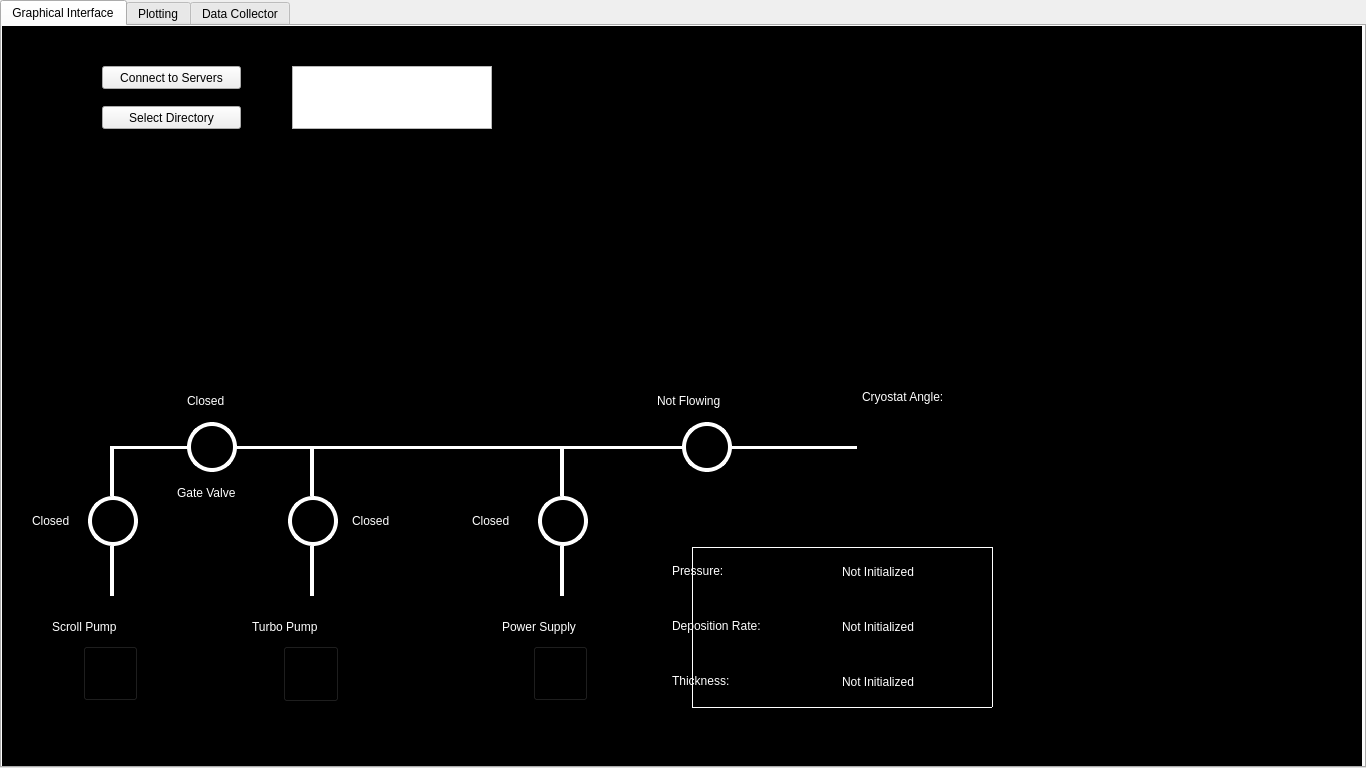
<?xml version="1.0" encoding="UTF-8"?>
<ui version="4.0">
 <class>MainWindow</class>
 <widget class="QMainWindow" name="MainWindow">
  <property name="windowModality">
   <enum>Qt::NonModal</enum>
  </property>
  <property name="enabled">
   <bool>true</bool>
  </property>
  <property name="geometry">
   <rect>
    <x>0</x>
    <y>0</y>
    <width>1366</width>
    <height>768</height>
   </rect>
  </property>
  <property name="sizePolicy">
   <sizepolicy hsizetype="Fixed" vsizetype="Fixed">
    <horstretch>0</horstretch>
    <verstretch>0</verstretch>
   </sizepolicy>
  </property>
  <property name="minimumSize">
   <size>
    <width>1366</width>
    <height>768</height>
   </size>
  </property>
  <property name="maximumSize">
   <size>
    <width>1366</width>
    <height>768</height>
   </size>
  </property>
  <property name="windowTitle">
   <string>Kickass Gui of the Year</string>
  </property>
  <property name="styleSheet">
   <string notr="true"/>
  </property>
  <property name="iconSize">
   <size>
    <width>24</width>
    <height>24</height>
   </size>
  </property>
  <property name="dockOptions">
   <set>QMainWindow::AllowTabbedDocks|QMainWindow::AnimatedDocks</set>
  </property>
  <widget class="QWidget" name="centralwidget">
   <property name="sizePolicy">
    <sizepolicy hsizetype="Fixed" vsizetype="Fixed">
     <horstretch>0</horstretch>
     <verstretch>0</verstretch>
    </sizepolicy>
   </property>
   <widget class="QTabWidget" name="tabWidget">
    <property name="geometry">
     <rect>
      <x>0</x>
      <y>0</y>
      <width>1366</width>
      <height>768</height>
     </rect>
    </property>
    <property name="styleSheet">
     <string notr="true"/>
    </property>
    <property name="currentIndex">
     <number>0</number>
    </property>
    <widget class="QWidget" name="GraphicalInterface">
     <property name="styleSheet">
      <string notr="true"/>
     </property>
     <attribute name="title">
      <string>Graphical Interface</string>
     </attribute>
     <widget class="QFrame" name="graphBackground">
      <property name="enabled">
       <bool>true</bool>
      </property>
      <property name="geometry">
       <rect>
        <x>0</x>
        <y>0</y>
        <width>1360</width>
        <height>742</height>
       </rect>
      </property>
      <property name="styleSheet">
       <string notr="true">#graphBackground{
background: black
}</string>
      </property>
      <property name="frameShape">
       <enum>QFrame::StyledPanel</enum>
      </property>
      <property name="frameShadow">
       <enum>QFrame::Raised</enum>
      </property>
      <widget class="Line" name="line">
       <property name="geometry">
        <rect>
         <x>100</x>
         <y>520</y>
         <width>20</width>
         <height>50</height>
        </rect>
       </property>
       <property name="styleSheet">
        <string notr="true">#line{
color:white;
}</string>
       </property>
       <property name="frameShadow">
        <enum>QFrame::Plain</enum>
       </property>
       <property name="lineWidth">
        <number>4</number>
       </property>
       <property name="orientation">
        <enum>Qt::Vertical</enum>
       </property>
      </widget>
      <widget class="QLabel" name="scrollPumpLabel">
       <property name="geometry">
        <rect>
         <x>50</x>
         <y>580</y>
         <width>121</width>
         <height>41</height>
        </rect>
       </property>
       <property name="styleSheet">
        <string notr="true">#scrollPumpLabel{
color: white;
font: 16pt &quot;MS Shell Dlg 2&quot;;
}</string>
       </property>
       <property name="text">
        <string>Scroll Pump</string>
       </property>
      </widget>
      <widget class="QPushButton" name="scrollValveButton">
       <property name="geometry">
        <rect>
         <x>86</x>
         <y>470</y>
         <width>50</width>
         <height>50</height>
        </rect>
       </property>
       <property name="styleSheet">
        <string notr="true">#scrollValveButton{
  border-color: rgb(255, 255, 255);
  border-width: 4px;        
  border-style: solid;
  border-radius: 25px;
background: black;
}</string>
       </property>
       <property name="text">
        <string/>
       </property>
      </widget>
      <widget class="Line" name="line_2">
       <property name="geometry">
        <rect>
         <x>100</x>
         <y>420</y>
         <width>20</width>
         <height>50</height>
        </rect>
       </property>
       <property name="styleSheet">
        <string notr="true">#line_2{
color: white
}</string>
       </property>
       <property name="frameShadow">
        <enum>QFrame::Plain</enum>
       </property>
       <property name="lineWidth">
        <number>4</number>
       </property>
       <property name="orientation">
        <enum>Qt::Vertical</enum>
       </property>
      </widget>
      <widget class="QLabel" name="scrollValveStatus">
       <property name="geometry">
        <rect>
         <x>30</x>
         <y>470</y>
         <width>50</width>
         <height>50</height>
        </rect>
       </property>
       <property name="styleSheet">
        <string notr="true">#scrollValveStatus{
color: white;
font: 12pt &quot;MS Shell Dlg 2&quot;;
qproperty-alignment: 'AlignVCenter | AlignRight';
qproperty-wordWrap: true;
}</string>
       </property>
       <property name="text">
        <string>Closed</string>
       </property>
      </widget>
      <widget class="Line" name="line_3">
       <property name="geometry">
        <rect>
         <x>300</x>
         <y>520</y>
         <width>20</width>
         <height>50</height>
        </rect>
       </property>
       <property name="styleSheet">
        <string notr="true">#line_3{
color: white;
}</string>
       </property>
       <property name="frameShadow">
        <enum>QFrame::Plain</enum>
       </property>
       <property name="lineWidth">
        <number>4</number>
       </property>
       <property name="orientation">
        <enum>Qt::Vertical</enum>
       </property>
      </widget>
      <widget class="Line" name="line_4">
       <property name="geometry">
        <rect>
         <x>300</x>
         <y>420</y>
         <width>20</width>
         <height>50</height>
        </rect>
       </property>
       <property name="styleSheet">
        <string notr="true">#line_4{
color: white
}</string>
       </property>
       <property name="frameShadow">
        <enum>QFrame::Plain</enum>
       </property>
       <property name="lineWidth">
        <number>4</number>
       </property>
       <property name="orientation">
        <enum>Qt::Vertical</enum>
       </property>
      </widget>
      <widget class="QPushButton" name="turboValveButton">
       <property name="geometry">
        <rect>
         <x>286</x>
         <y>470</y>
         <width>50</width>
         <height>50</height>
        </rect>
       </property>
       <property name="styleSheet">
        <string notr="true">#turboValveButton{
  border-color: rgb(255, 255, 255);
  border-width: 4px;        
  border-style: solid;
  border-radius: 25px;
 background: black;
}</string>
       </property>
       <property name="text">
        <string/>
       </property>
      </widget>
      <widget class="QLabel" name="turboValveStatus">
       <property name="geometry">
        <rect>
         <x>350</x>
         <y>470</y>
         <width>50</width>
         <height>50</height>
        </rect>
       </property>
       <property name="styleSheet">
        <string notr="true">#turboValveStatus{
color: white;
font: 12pt &quot;MS Shell Dlg 2&quot;;
qproperty-alignment: 'AlignVCenter | AlignRight';
qproperty-wordWrap: true;
}</string>
       </property>
       <property name="text">
        <string>Closed</string>
       </property>
      </widget>
      <widget class="QLabel" name="turboPumpLabel">
       <property name="geometry">
        <rect>
         <x>250</x>
         <y>580</y>
         <width>121</width>
         <height>41</height>
        </rect>
       </property>
       <property name="styleSheet">
        <string notr="true">#turboPumpLabel{
color: white;
font: 16pt &quot;MS Shell Dlg 2&quot;;
}</string>
       </property>
       <property name="text">
        <string>Turbo Pump</string>
       </property>
      </widget>
      <widget class="Line" name="line_5">
       <property name="geometry">
        <rect>
         <x>110</x>
         <y>420</y>
         <width>75</width>
         <height>3</height>
        </rect>
       </property>
       <property name="styleSheet">
        <string notr="true">#line_5{
color: white
}</string>
       </property>
       <property name="frameShadow">
        <enum>QFrame::Plain</enum>
       </property>
       <property name="lineWidth">
        <number>4</number>
       </property>
       <property name="orientation">
        <enum>Qt::Horizontal</enum>
       </property>
      </widget>
      <widget class="Line" name="line_6">
       <property name="geometry">
        <rect>
         <x>235</x>
         <y>420</y>
         <width>75</width>
         <height>3</height>
        </rect>
       </property>
       <property name="styleSheet">
        <string notr="true">#line_6{
color: white
}</string>
       </property>
       <property name="frameShadow">
        <enum>QFrame::Plain</enum>
       </property>
       <property name="lineWidth">
        <number>4</number>
       </property>
       <property name="orientation">
        <enum>Qt::Horizontal</enum>
       </property>
      </widget>
      <widget class="QPushButton" name="gateValveButton">
       <property name="geometry">
        <rect>
         <x>185</x>
         <y>396</y>
         <width>50</width>
         <height>50</height>
        </rect>
       </property>
       <property name="styleSheet">
        <string notr="true">#gateValveButton{
  border-color: rgb(255, 255, 255);
  border-width: 4px;        
  border-style: solid;
  border-radius: 25px;
background: black;
}</string>
       </property>
       <property name="text">
        <string/>
       </property>
      </widget>
      <widget class="QLabel" name="gateValveStatus">
       <property name="geometry">
        <rect>
         <x>185</x>
         <y>350</y>
         <width>50</width>
         <height>50</height>
        </rect>
       </property>
       <property name="styleSheet">
        <string notr="true">#gateValveStatus{
color: white;
font: 12pt &quot;MS Shell Dlg 2&quot;;

qproperty-alignment: 'AlignVCenter | AlignHCenter';
qproperty-wordWrap: true;
}</string>
       </property>
       <property name="text">
        <string>Closed</string>
       </property>
      </widget>
      <widget class="QLabel" name="gateValveLabel">
       <property name="geometry">
        <rect>
         <x>175</x>
         <y>442</y>
         <width>100</width>
         <height>50</height>
        </rect>
       </property>
       <property name="styleSheet">
        <string notr="true">#gateValveLabel{
color: white;
font: 12pt &quot;MS Shell Dlg 2&quot;;
}</string>
       </property>
       <property name="text">
        <string>Gate Valve</string>
       </property>
      </widget>
      <widget class="Line" name="line_7">
       <property name="geometry">
        <rect>
         <x>310</x>
         <y>420</y>
         <width>250</width>
         <height>3</height>
        </rect>
       </property>
       <property name="styleSheet">
        <string notr="true">#line_7{
color: white
}</string>
       </property>
       <property name="frameShadow">
        <enum>QFrame::Plain</enum>
       </property>
       <property name="lineWidth">
        <number>4</number>
       </property>
       <property name="orientation">
        <enum>Qt::Horizontal</enum>
       </property>
      </widget>
      <widget class="Line" name="line_8">
       <property name="geometry">
        <rect>
         <x>550</x>
         <y>520</y>
         <width>20</width>
         <height>50</height>
        </rect>
       </property>
       <property name="styleSheet">
        <string notr="true">#line_8{
color: white;
}</string>
       </property>
       <property name="frameShadow">
        <enum>QFrame::Plain</enum>
       </property>
       <property name="lineWidth">
        <number>4</number>
       </property>
       <property name="orientation">
        <enum>Qt::Vertical</enum>
       </property>
      </widget>
      <widget class="Line" name="line_9">
       <property name="geometry">
        <rect>
         <x>550</x>
         <y>420</y>
         <width>20</width>
         <height>50</height>
        </rect>
       </property>
       <property name="styleSheet">
        <string notr="true">#line_9{
color: white
}</string>
       </property>
       <property name="frameShadow">
        <enum>QFrame::Plain</enum>
       </property>
       <property name="lineWidth">
        <number>4</number>
       </property>
       <property name="orientation">
        <enum>Qt::Vertical</enum>
       </property>
      </widget>
      <widget class="QPushButton" name="boatShutterButton">
       <property name="geometry">
        <rect>
         <x>536</x>
         <y>470</y>
         <width>50</width>
         <height>50</height>
        </rect>
       </property>
       <property name="styleSheet">
        <string notr="true">#boatShutterButton{
  border-color: rgb(255, 255, 255);
  border-width: 4px;        
  border-style: solid;
  border-radius: 25px;
 background: black;
}</string>
       </property>
       <property name="text">
        <string/>
       </property>
      </widget>
      <widget class="QLabel" name="boatShutterStatus">
       <property name="geometry">
        <rect>
         <x>470</x>
         <y>470</y>
         <width>50</width>
         <height>50</height>
        </rect>
       </property>
       <property name="styleSheet">
        <string notr="true">#boatShutterStatus{
color: white;
font: 12pt &quot;MS Shell Dlg 2&quot;;
qproperty-alignment: 'AlignVCenter | AlignRight';
qproperty-wordWrap: true;
}</string>
       </property>
       <property name="text">
        <string>Closed</string>
       </property>
      </widget>
      <widget class="QLabel" name="powerSupplyLabel">
       <property name="geometry">
        <rect>
         <x>500</x>
         <y>580</y>
         <width>140</width>
         <height>41</height>
        </rect>
       </property>
       <property name="styleSheet">
        <string notr="true">#powerSupplyLabel{
color: white;
font: 16pt &quot;MS Shell Dlg 2&quot;;
}</string>
       </property>
       <property name="text">
        <string>Power Supply</string>
       </property>
      </widget>
      <widget class="QLabel" name="pressureStatus">
       <property name="geometry">
        <rect>
         <x>840</x>
         <y>520</y>
         <width>100</width>
         <height>51</height>
        </rect>
       </property>
       <property name="styleSheet">
        <string notr="true">#pressureStatus{
color: white;
font: 12pt &quot;MS Shell Dlg 2&quot;;
qproperty-alignment: 'AlignVCenter | AlignRight';
qproperty-wordWrap: true;
}</string>
       </property>
       <property name="text">
        <string>Not Initialized</string>
       </property>
      </widget>
      <widget class="QLabel" name="pressureLabel">
       <property name="geometry">
        <rect>
         <x>670</x>
         <y>520</y>
         <width>150</width>
         <height>50</height>
        </rect>
       </property>
       <property name="styleSheet">
        <string notr="true">#pressureLabel{
color: white;
font: 12pt &quot;MS Shell Dlg 2&quot;;
qproperty-alignment: 'AlignVCenter | AlignRight';
qproperty-wordWrap: true;
}</string>
       </property>
       <property name="text">
        <string>Pressure:</string>
       </property>
      </widget>
      <widget class="QPushButton" name="powerSupplyButton">
       <property name="geometry">
        <rect>
         <x>531</x>
         <y>620</y>
         <width>55</width>
         <height>55</height>
        </rect>
       </property>
       <property name="styleSheet">
        <string notr="true">#powerSupplyButton{

image:url(:/OnOff/Off2.png);

  background: black;
}</string>
       </property>
       <property name="text">
        <string/>
       </property>
      </widget>
      <widget class="QPushButton" name="turboPumpButton">
       <property name="geometry">
        <rect>
         <x>281</x>
         <y>620</y>
         <width>56</width>
         <height>56</height>
        </rect>
       </property>
       <property name="styleSheet">
        <string notr="true">#turboPumpButton{
image:url(:/OnOff/Off2.png);
background: black;
}</string>
       </property>
       <property name="text">
        <string/>
       </property>
      </widget>
      <widget class="QPushButton" name="scrollPumpButton">
       <property name="geometry">
        <rect>
         <x>81</x>
         <y>620</y>
         <width>55</width>
         <height>55</height>
        </rect>
       </property>
       <property name="styleSheet">
        <string notr="true">#scrollPumpButton{
image:url(:/OnOff/Off2.png);
background: black;
}</string>
       </property>
       <property name="text">
        <string/>
       </property>
      </widget>
      <widget class="QLabel" name="cryoAngleLabel">
       <property name="geometry">
        <rect>
         <x>860</x>
         <y>350</y>
         <width>140</width>
         <height>41</height>
        </rect>
       </property>
       <property name="styleSheet">
        <string notr="true">#cryoAngleLabel{
color: white;
font: 16pt &quot;MS Shell Dlg 2&quot;;
}</string>
       </property>
       <property name="text">
        <string>Cryostat Angle:</string>
       </property>
      </widget>
      <widget class="Line" name="line_10">
       <property name="geometry">
        <rect>
         <x>560</x>
         <y>420</y>
         <width>125</width>
         <height>3</height>
        </rect>
       </property>
       <property name="styleSheet">
        <string notr="true">#line_10{
color: white
}</string>
       </property>
       <property name="frameShadow">
        <enum>QFrame::Plain</enum>
       </property>
       <property name="lineWidth">
        <number>4</number>
       </property>
       <property name="orientation">
        <enum>Qt::Horizontal</enum>
       </property>
      </widget>
      <widget class="QLabel" name="rateLabel">
       <property name="geometry">
        <rect>
         <x>670</x>
         <y>575</y>
         <width>150</width>
         <height>50</height>
        </rect>
       </property>
       <property name="styleSheet">
        <string notr="true">#rateLabel{
color: white;
font: 12pt &quot;MS Shell Dlg 2&quot;;
qproperty-alignment: 'AlignVCenter | AlignRight';
qproperty-wordWrap: true;
}</string>
       </property>
       <property name="text">
        <string>Deposition Rate:</string>
       </property>
      </widget>
      <widget class="QLabel" name="thicknessLabel">
       <property name="geometry">
        <rect>
         <x>670</x>
         <y>630</y>
         <width>150</width>
         <height>50</height>
        </rect>
       </property>
       <property name="styleSheet">
        <string notr="true">#thicknessLabel{
color: white;
font: 12pt &quot;MS Shell Dlg 2&quot;;
qproperty-alignment: 'AlignVCenter | AlignRight';
qproperty-wordWrap: true;
}</string>
       </property>
       <property name="text">
        <string>Thickness:</string>
       </property>
      </widget>
      <widget class="QPushButton" name="heliumFlowButton">
       <property name="enabled">
        <bool>true</bool>
       </property>
       <property name="geometry">
        <rect>
         <x>680</x>
         <y>396</y>
         <width>50</width>
         <height>50</height>
        </rect>
       </property>
       <property name="styleSheet">
        <string notr="true">#heliumFlowButton{
  border-color: rgb(255, 255, 255);
  border-width: 4px;        
  border-style: solid;
  border-radius: 25px;
 background: black;
}</string>
       </property>
       <property name="text">
        <string/>
       </property>
      </widget>
      <widget class="Line" name="line_11">
       <property name="geometry">
        <rect>
         <x>730</x>
         <y>420</y>
         <width>125</width>
         <height>3</height>
        </rect>
       </property>
       <property name="styleSheet">
        <string notr="true">#line_11{
color: white
}</string>
       </property>
       <property name="frameShadow">
        <enum>QFrame::Plain</enum>
       </property>
       <property name="lineWidth">
        <number>4</number>
       </property>
       <property name="orientation">
        <enum>Qt::Horizontal</enum>
       </property>
      </widget>
      <widget class="QLabel" name="heliumFlowStatus">
       <property name="geometry">
        <rect>
         <x>655</x>
         <y>350</y>
         <width>100</width>
         <height>50</height>
        </rect>
       </property>
       <property name="styleSheet">
        <string notr="true">#heliumFlowStatus{
color: white;
font: 12pt &quot;MS Shell Dlg 2&quot;;
qproperty-alignment: 'AlignVCenter | AlignHCenter';
qproperty-wordWrap: true;
}</string>
       </property>
       <property name="text">
        <string>Not Flowing</string>
       </property>
      </widget>
      <widget class="QPushButton" name="pushChooseDir">
       <property name="geometry">
        <rect>
         <x>100</x>
         <y>80</y>
         <width>139</width>
         <height>23</height>
        </rect>
       </property>
       <property name="text">
        <string>Select Directory</string>
       </property>
      </widget>
      <widget class="QPushButton" name="pushConnect">
       <property name="geometry">
        <rect>
         <x>100</x>
         <y>40</y>
         <width>139</width>
         <height>23</height>
        </rect>
       </property>
       <property name="text">
        <string>Connect to Servers</string>
       </property>
      </widget>
      <widget class="Line" name="line_12">
       <property name="geometry">
        <rect>
         <x>690</x>
         <y>520</y>
         <width>300</width>
         <height>3</height>
        </rect>
       </property>
       <property name="styleSheet">
        <string notr="true">#line_12{
color: white
}</string>
       </property>
       <property name="frameShadow">
        <enum>QFrame::Plain</enum>
       </property>
       <property name="lineWidth">
        <number>1</number>
       </property>
       <property name="orientation">
        <enum>Qt::Horizontal</enum>
       </property>
      </widget>
      <widget class="Line" name="line_13">
       <property name="geometry">
        <rect>
         <x>690</x>
         <y>680</y>
         <width>300</width>
         <height>3</height>
        </rect>
       </property>
       <property name="styleSheet">
        <string notr="true">#line_13{
color: white
}</string>
       </property>
       <property name="frameShadow">
        <enum>QFrame::Plain</enum>
       </property>
       <property name="lineWidth">
        <number>1</number>
       </property>
       <property name="orientation">
        <enum>Qt::Horizontal</enum>
       </property>
      </widget>
      <widget class="Line" name="line_14">
       <property name="geometry">
        <rect>
         <x>690</x>
         <y>521</y>
         <width>1</width>
         <height>160</height>
        </rect>
       </property>
       <property name="styleSheet">
        <string notr="true">#line_14{
color: white;
}</string>
       </property>
       <property name="frameShadow">
        <enum>QFrame::Plain</enum>
       </property>
       <property name="lineWidth">
        <number>1</number>
       </property>
       <property name="orientation">
        <enum>Qt::Vertical</enum>
       </property>
      </widget>
      <widget class="Line" name="line_15">
       <property name="geometry">
        <rect>
         <x>990</x>
         <y>521</y>
         <width>1</width>
         <height>160</height>
        </rect>
       </property>
       <property name="styleSheet">
        <string notr="true">#line_15{
color: white;
}</string>
       </property>
       <property name="frameShadow">
        <enum>QFrame::Plain</enum>
       </property>
       <property name="lineWidth">
        <number>1</number>
       </property>
       <property name="orientation">
        <enum>Qt::Vertical</enum>
       </property>
      </widget>
      <widget class="QLabel" name="rateStatus">
       <property name="geometry">
        <rect>
         <x>840</x>
         <y>575</y>
         <width>100</width>
         <height>51</height>
        </rect>
       </property>
       <property name="styleSheet">
        <string notr="true">#rateStatus{
color: white;
font: 12pt &quot;MS Shell Dlg 2&quot;;
qproperty-alignment: 'AlignVCenter | AlignRight';
qproperty-wordWrap: true;
}</string>
       </property>
       <property name="text">
        <string>Not Initialized</string>
       </property>
      </widget>
      <widget class="QLabel" name="thicknessStatus">
       <property name="geometry">
        <rect>
         <x>840</x>
         <y>630</y>
         <width>100</width>
         <height>51</height>
        </rect>
       </property>
       <property name="styleSheet">
        <string notr="true">#thicknessStatus{
color: white;
font: 12pt &quot;MS Shell Dlg 2&quot;;
qproperty-alignment: 'AlignVCenter | AlignRight';
qproperty-wordWrap: true;
}</string>
       </property>
       <property name="text">
        <string>Not Initialized</string>
       </property>
      </widget>
      <widget class="dataVaultFileSelectWidget" name="dvFileSelect" native="true">
       <property name="geometry">
        <rect>
         <x>530</x>
         <y>40</y>
         <width>256</width>
         <height>207</height>
        </rect>
       </property>
      </widget>
      <widget class="QTextEdit" name="textEdit">
       <property name="geometry">
        <rect>
         <x>290</x>
         <y>40</y>
         <width>200</width>
         <height>63</height>
        </rect>
       </property>
      </widget>
     </widget>
    </widget>
    <widget class="QWidget" name="Plotting">
     <property name="styleSheet">
      <string notr="true"/>
     </property>
     <attribute name="title">
      <string>Plotting</string>
     </attribute>
     <widget class="QSlider" name="sliderGraph">
      <property name="geometry">
       <rect>
        <x>540</x>
        <y>70</y>
        <width>180</width>
        <height>30</height>
       </rect>
      </property>
      <property name="orientation">
       <enum>Qt::Horizontal</enum>
      </property>
     </widget>
     <widget class="QLCDNumber" name="sliderLCD">
      <property name="geometry">
       <rect>
        <x>740</x>
        <y>60</y>
        <width>70</width>
        <height>40</height>
       </rect>
      </property>
     </widget>
     <widget class="QFrame" name="detailsBackground">
      <property name="geometry">
       <rect>
        <x>0</x>
        <y>0</y>
        <width>1360</width>
        <height>742</height>
       </rect>
      </property>
      <property name="styleSheet">
       <string notr="true">#detailsBackground{
background: rgb(0,0, 0)
}
</string>
      </property>
      <property name="frameShape">
       <enum>QFrame::StyledPanel</enum>
      </property>
      <property name="frameShadow">
       <enum>QFrame::Raised</enum>
      </property>
      <widget class="QLabel" name="numPointsLabel">
       <property name="geometry">
        <rect>
         <x>390</x>
         <y>70</y>
         <width>131</width>
         <height>22</height>
        </rect>
       </property>
       <property name="font">
        <font>
         <pointsize>12</pointsize>
        </font>
       </property>
       <property name="styleSheet">
        <string notr="true">#numPointsLabel{
color: rgb(212, 212, 212)
}
</string>
       </property>
       <property name="text">
        <string>Number of Points:</string>
       </property>
      </widget>
      <widget class="QComboBox" name="comboGraph">
       <property name="geometry">
        <rect>
         <x>40</x>
         <y>70</y>
         <width>141</width>
         <height>22</height>
        </rect>
       </property>
       <property name="sizePolicy">
        <sizepolicy hsizetype="Expanding" vsizetype="Expanding">
         <horstretch>0</horstretch>
         <verstretch>0</verstretch>
        </sizepolicy>
       </property>
      </widget>
      <widget class="QComboBox" name="comboGraph2">
       <property name="geometry">
        <rect>
         <x>40</x>
         <y>410</y>
         <width>141</width>
         <height>22</height>
        </rect>
       </property>
       <property name="sizePolicy">
        <sizepolicy hsizetype="Expanding" vsizetype="Expanding">
         <horstretch>0</horstretch>
         <verstretch>0</verstretch>
        </sizepolicy>
       </property>
      </widget>
      <widget class="PlotWidget" name="plot2" native="true">
       <property name="geometry">
        <rect>
         <x>40</x>
         <y>440</y>
         <width>1280</width>
         <height>300</height>
        </rect>
       </property>
       <property name="sizePolicy">
        <sizepolicy hsizetype="Fixed" vsizetype="Fixed">
         <horstretch>0</horstretch>
         <verstretch>0</verstretch>
        </sizepolicy>
       </property>
      </widget>
      <widget class="QLabel" name="Live_Plotter">
       <property name="geometry">
        <rect>
         <x>520</x>
         <y>20</y>
         <width>141</width>
         <height>31</height>
        </rect>
       </property>
       <property name="font">
        <font>
         <pointsize>20</pointsize>
        </font>
       </property>
       <property name="styleSheet">
        <string notr="true">#Live_Plotter{
color: rgb(212, 212, 212)
}</string>
       </property>
       <property name="text">
        <string>Live Plotter</string>
       </property>
      </widget>
      <widget class="PlotWidget" name="plot" native="true">
       <property name="geometry">
        <rect>
         <x>40</x>
         <y>100</y>
         <width>1280</width>
         <height>300</height>
        </rect>
       </property>
       <property name="sizePolicy">
        <sizepolicy hsizetype="Fixed" vsizetype="Fixed">
         <horstretch>0</horstretch>
         <verstretch>0</verstretch>
        </sizepolicy>
       </property>
      </widget>
     </widget>
     <zorder>detailsBackground</zorder>
     <zorder>sliderGraph</zorder>
     <zorder>sliderLCD</zorder>
    </widget>
    <widget class="QWidget" name="DataCollector">
     <attribute name="title">
      <string>Data Collector</string>
     </attribute>
     <widget class="dataCollectorWidget" name="dataCollectorWidget" native="true">
      <property name="geometry">
       <rect>
        <x>0</x>
        <y>0</y>
        <width>1360</width>
        <height>742</height>
       </rect>
      </property>
     </widget>
    </widget>
   </widget>
  </widget>
 </widget>
 <customwidgets>
  <customwidget>
   <class>PlotWidget</class>
   <extends>QWidget</extends>
   <header location="global">pyqtgraph</header>
   <container>1</container>
  </customwidget>
  <customwidget>
   <class>dataCollectorWidget</class>
   <extends>QWidget</extends>
   <header location="global">dataCollectorWidget</header>
   <container>1</container>
  </customwidget>
  <customwidget>
   <class>dataVaultFileSelectWidget</class>
   <extends>QWidget</extends>
   <header location="global">labradWidgets</header>
   <container>1</container>
  </customwidget>
 </customwidgets>
 <resources>
  <include location="../Evaporator GUI v2/GUIPictures.qrc"/>
 </resources>
 <connections/>
</ui>
